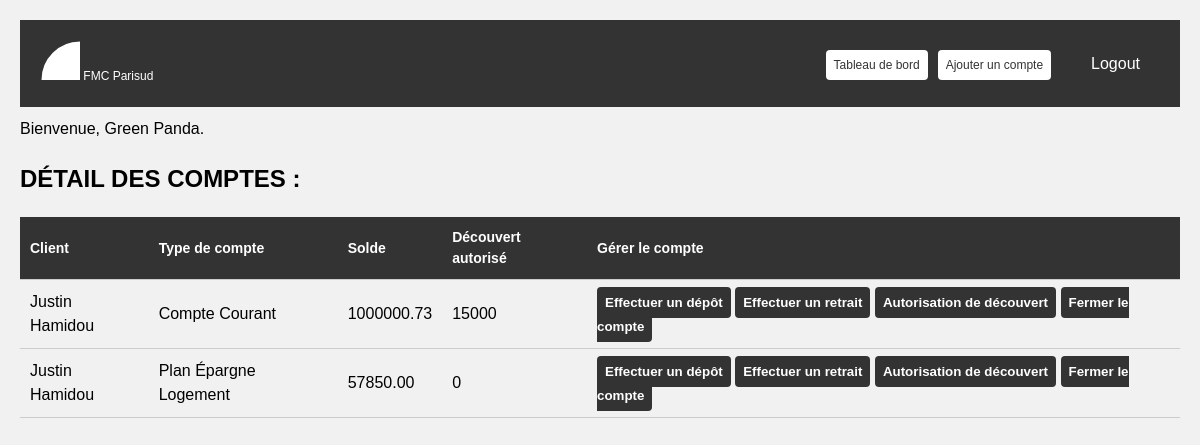
The app's page /accounts.php?customer_id=3 (signed in) with its own data.
### tables this page shows
CREATE TABLE `advisors` (
  `id` int NOT NULL,
  `email` varchar(255) NOT NULL,
  `password` varchar(255) NOT NULL,
  `lastname` varchar(255) NOT NULL,
  `firstname` varchar(255) NOT NULL,
  `gpdr` tinyint(1) NOT NULL,
  `created_at` datetime NOT NULL DEFAULT CURRENT_TIMESTAMP
);

CREATE TABLE `accounts` (
  `id` int NOT NULL,
  `type` enum('Livret A','Compte Courant','Plan Épargne Logement','') NOT NULL,
  `balance` decimal(10,2) NOT NULL,
  `overdraft` int NOT NULL,
  `costumers_id` int NOT NULL
);

CREATE TABLE `customers` (
  `id` int NOT NULL,
  `email` varchar(255) NOT NULL,
  `lastname` varchar(255) NOT NULL,
  `firstname` varchar(255) NOT NULL,
  `birth_date` date NOT NULL,
  `address` varchar(255) NOT NULL,
  `address_comp` varchar(255) NOT NULL,
  `zip` varchar(255) NOT NULL,
  `city` varchar(255) NOT NULL,
  `phone` varchar(255) NOT NULL,
  `gpdr` tinyint(1) NOT NULL,
  `created_at` datetime NOT NULL DEFAULT CURRENT_TIMESTAMP,
  `advisors_id` int NOT NULL
);

### accounts.php (the view, shortened to what this page needs)
<?php
require 'includes/connection.php';
$email = $_SESSION['email'];
$sql = 'SELECT lastname, firstname FROM advisors WHERE email = :email';
$query = $db->prepare($sql);
$query->bindValue(':email', $email, PDO::PARAM_STR);
$query->execute();
$advisor = $query->fetch(PDO::FETCH_ASSOC);
if (isset($_SESSION['email'])) {
    if (isset($_GET['customer_id'])) {
        $customer_id = $_GET['customer_id'];
        $sql = "SELECT * FROM customers WHERE id = :customer_id";
        $query = $db->prepare($sql);
        $query->bindValue(':customer_id', $customer_id, PDO::PARAM_INT);
        $query->execute();
        $selected_customer = $query->fetch(PDO::FETCH_ASSOC);
        $sql = "SELECT * FROM accounts WHERE costumers_id = :customer_id";
        $query = $db->prepare($sql);
        $query->bindValue(':customer_id', $customer_id, PDO::PARAM_INT);
        $query->execute();
        $accounts = $query->fetchAll(PDO::FETCH_ASSOC);
    }
}
?>
<!DOCTYPE html>
<html lang="fr">
<head>
    <link rel="stylesheet" href="./css/styles.min.css">
</head>
<body>
    <nav>
        <div>
            <a href=""><svg height="50" width="50">
                    <circle cx="50" cy="50" r="40" stroke="#333" stroke-width="3" fill="#fff" />
                </svg> FMC Parisud</a>
        </div>
        <ul id="advisor-actions" style="list-style-type: none; display:flex;">
            <li><a class="account-actions" href="home.php">Tableau de bord</a></li>
            <li><a class="account-actions" href="add_account.php?customer_id=<?php echo $customer_id; ?>">Ajouter un compte</a></li>
            <li><a class="logout" href="logout.php">Logout</a></li>
        </ul>
    </nav>
    <p>Bienvenue, <?php echo $advisor['lastname'] . ' ' . $advisor['firstname']; ?>.</p>
    <h2>DÉTAIL DES COMPTES :</h2>
    <table>
        <thead>
            <tr>
                <th>Client</th>
                <th>Type de compte</th>
                <th>Solde</th>
                <th>Découvert autorisé</th>
                <th>Gérer le compte</th>
            </tr>
        </thead>
        <tbody>
            <?php if (isset($selected_customer)) : ?>
                <?php $customer = $selected_customer; ?>
                <?php foreach ($accounts as $account) : ?>
                    <tr>
                        <td><?php echo $customer['lastname'] . ' ' . $customer['firstname']; ?></td>
                        <td><?php echo $account['type']; ?></td>
                        <td><?php echo $account['balance']; ?></td>
                        <td><?php echo $account['overdraft']; ?></td>
                        <td><a class="links" href="#">Effectuer un dépôt</a>
                            <a class="links" href="#">Effectuer un retrait</a>
                            <a class="links" href="#">Autorisation de découvert</a>
                            <a class="links" href="#">Fermer le compte</a>
                        </td>
                    </tr>
                <?php endforeach; ?>
            <?php endif; ?>
        </tbody>
    </table>
</body>
</html>

### records on screen
advisors: lastname "Green", firstname "Panda"
accounts: costumers.lastname "Justin", costumers.firstname "Hamidou", type "Compte Courant", balance "1000000.73", overdraft "15000"
accounts: costumers.lastname "Justin", costumers.firstname "Hamidou", type "Plan Épargne Logement", balance "57850.00", overdraft "0"
